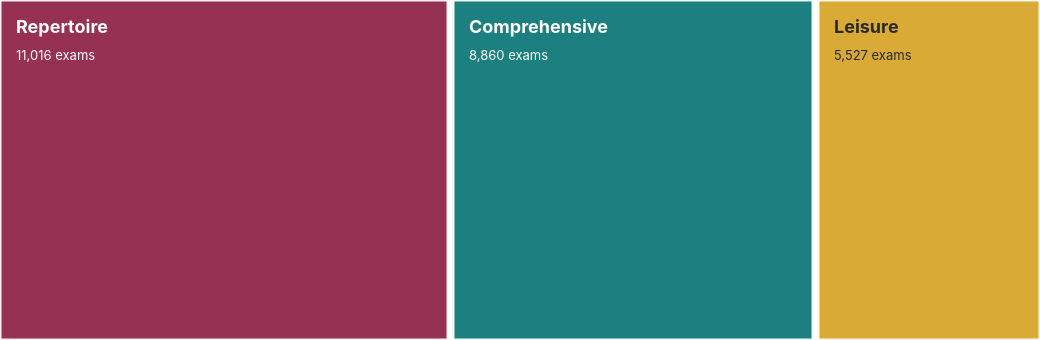

The Vega-Lite source for this figure:
### Vega specification from a JSON file in a GitHub repository (floating-point values rounded to 4 significant figures)
{"$schema": "https://vega.github.io/schema/vega/v5.json", "description": "Treemap of AMEB NSW practical music examination formats, 2024–25.", "width": 1040, "height": 340, "padding": 0, "autosize": "none", "data": [{"name": "tree", "values": [{"id": "Practical music examinations", "parent": null, "value": 0}, {"id": "Repertoire", "parent": "Practical music examinations", "value": 11016}, {"id": "Comprehensive", "parent": "Practical music examinations", "value": 8860}, {"id": "Leisure", "parent": "Practical music examinations", "value": 5527}]}, {"name": "treeLayout", "source": "tree", "transform": [{"type": "stratify", "key": "id", "parentKey": "parent"}, {"type": "treemap", "field": "value", "sort": {"field": "value", "order": "descending"}, "round": true, "method": "squarify", "ratio": 1.6, "size": [{"signal": "width"}, {"signal": "height"}], "paddingInner": 5, "paddingOuter": 0}]}, {"name": "leaves", "source": "treeLayout", "transform": [{"type": "filter", "expr": "datum.depth > 0"}]}], "scales": [{"name": "color", "type": "ordinal", "domain": ["Repertoire", "Comprehensive", "Leisure"], "range": ["#92264a", "#117a7a", "#d7a72c"]}], "marks": [{"type": "rect", "from": {"data": "leaves"}, "encode": {"enter": {"x": {"field": "x0"}, "y": {"field": "y0"}, "x2": {"field": "x1"}, "y2": {"field": "y1"}, "fill": {"scale": "color", "field": "id"}, "stroke": {"value": "#fffdf9"}, "strokeWidth": {"value": 3}, "tooltip": {"signal": "datum.id + ': ' + format(datum.value, ',') + ' exams'"}}, "update": {"opacity": {"value": 0.95}}, "hover": {"opacity": {"value": 1}}}}, {"type": "text", "from": {"data": "leaves"}, "encode": {"enter": {"x": {"signal": "datum.x0 + 16"}, "y": {"signal": "datum.y0 + 28"}, "text": {"field": "id"}, "font": {"value": "Inter"}, "fontSize": {"signal": "(datum.x1 - datum.x0) < 180 ? 14 : 18"}, "fontWeight": {"value": 700}, "fill": {"signal": "datum.id === 'Leisure' ? '#2b2926' : '#fffdf9'"}, "baseline": {"value": "middle"}, "limit": {"signal": "max(60, datum.x1 - datum.x0 - 26)"}}}}, {"type": "text", "from": {"data": "leaves"}, "encode": {"enter": {"x": {"signal": "datum.x0 + 16"}, "y": {"signal": "datum.y0 + 56"}, "text": {"signal": "format(datum.value, ',') + ' exams'"}, "font": {"value": "Inter"}, "fontSize": {"value": 13}, "fill": {"signal": "datum.id === 'Leisure' ? '#2b2926' : '#fffdf9'"}, "baseline": {"value": "middle"}}}}]}
